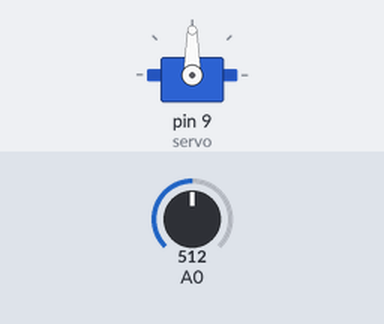
This sketch was run on a simulated Arduino Uno, built with avr-gcc and run on an emulated ATmega328P. Shown: servo. The inputs (shaded band) are chosen by the test bench; at power-on: A0 = 512.

Above: at 1.2 s.
1.3 s: A0 set to 716
At 2.2 s:
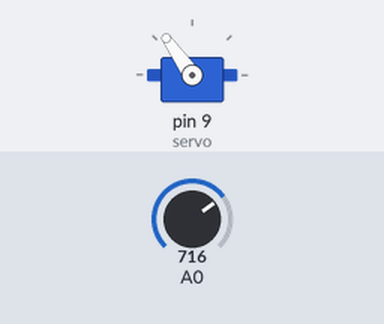
2.8 s: A0 set to 900
At 3.1 s:
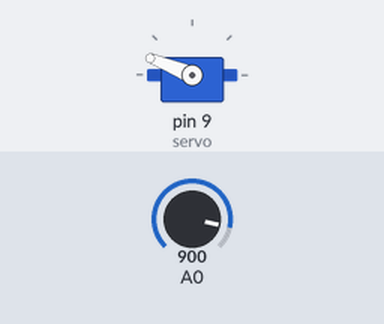
4.3 s: A0 set to 1023
At 5.5 s:
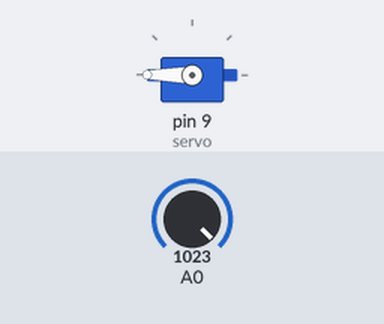
5.8 s: A0 set to 306
At 6.8 s:
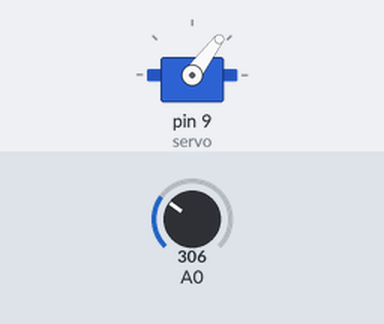
7.3 s: A0 set to 122
At 7.7 s:
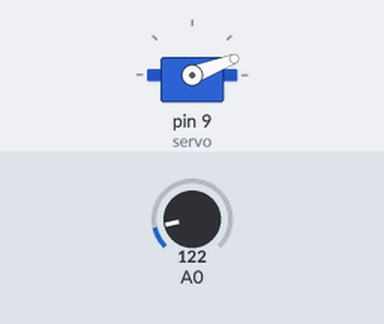
Timing chart, 0 to 9.8 s (numbered marks = the images above; inputs shaded):
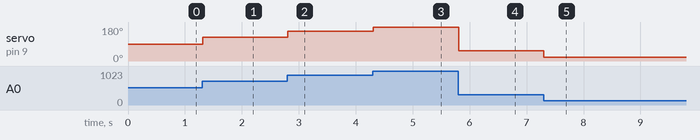

Measured:
- after the input at 1.3 s, servo on pin 9 (servo): 90° → 125° at once
- after the input at 2.8 s, servo on pin 9 (servo): 125° → 158° at once
- after the input at 4.3 s, servo on pin 9 (servo): 158° → 180° at once
- after the input at 5.8 s, servo on pin 9 (servo): 180° → 53° at once
- after the input at 7.3 s, servo on pin 9 (servo): 53° → 21° at once

The sketch:

ArduinoMotorControllerTest.ino
```cpp
#include <Servo.h>

Servo servo;

int potValue = 0;

void setup() {
  servo.attach(9);

}

void loop() {
   potValue = analogRead(0);
   potValue = map(potValue,0,1023,0,180);
   servo.write(potValue);
   delay(10);
}
```
